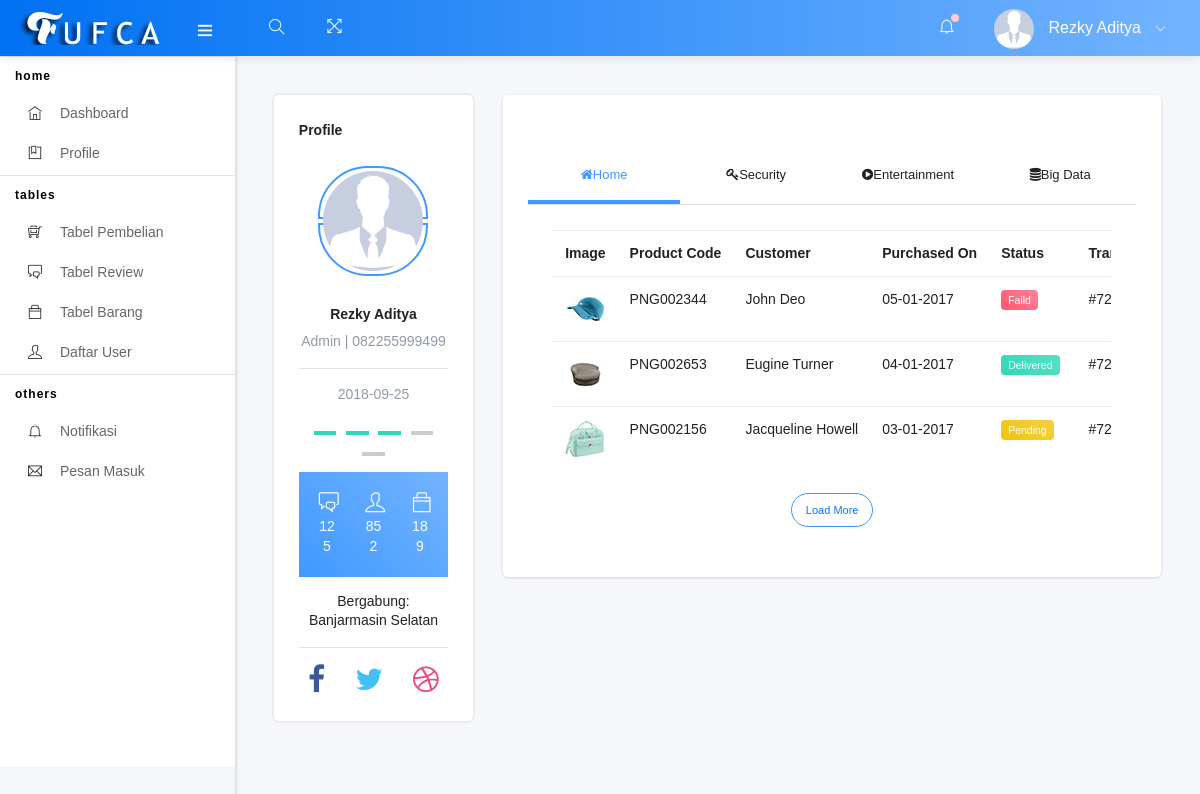
The app's page /admin/home/profile.php (signed in) with its own data.
### tables this page shows
CREATE TABLE `users_profile` (
  `id_users` int(11) NOT NULL,
  `id` int(11) DEFAULT NULL,
  `nama_users` varchar(50) NOT NULL,
  `telepon` varchar(13) DEFAULT NULL,
  `alamat` varchar(100) DEFAULT NULL,
  `foto` varchar(255) DEFAULT NULL,
  `jenis_kelamin` enum('L','P') DEFAULT NULL
);

CREATE TABLE `users` (
  `id` int(11) NOT NULL,
  `id_role` int(11) DEFAULT NULL,
  `username` varchar(50) DEFAULT NULL,
  `email` varchar(50) DEFAULT NULL,
  `password` varchar(255) DEFAULT NULL,
  `remember_token` varchar(100) DEFAULT NULL,
  `tgl_dibuat` date DEFAULT NULL,
  `status_aktif` int(1) DEFAULT NULL,
  `random_token` varchar(12) DEFAULT NULL
);

### admin/home/profile.php (the view, shortened to what this page needs)
<?php if (isset($_SESSION['__username'])): ?>
<!DOCTYPE html>
<html lang="en">
<head>
<?php require_once('layout/header.php'); ?>
</head>
  <body>
    <div id="pcoded" class="pcoded">
        <div class="pcoded-container navbar-wrapper">
           <nav class="navbar header-navbar pcoded-header">
               <?php require_once('layout/navigation.php'); ?>
           </nav>
            <div class="pcoded-main-container">
                <div class="pcoded-wrapper">
                    <nav class="pcoded-navbar">
                        <?php require_once('layout/menu.php'); ?>
                    </nav>
                    <div class="pcoded-content">
                        <div class="pcoded-inner-content">
                            <div class="main-body">
                                <div class="page-wrapper">
                                    <div class="page-body">
                                      <div class="row">
                                            <div class="col-md-3">
                                                <div class="card user-card">
                                                    <div class="card-header">
                                                        <h5>Profile</h5>
                                                    </div>
                                                    <div class="card-block">
                                                        <div class="usre-image">
                                                            <img src="../assets/images/<?php require_once('layout/session.php'); echo $profile->foto;?>" class="img-radius" width="100px" alt="User-Profile-Image">
                                                        </div>
                                                        <h6 class="f-w-600 m-t-25 m-b-10"><?php require_once('layout/session.php'); echo $profile->nama_users;?></h6>
                                                        <p class="text-muted"><?php if($profile->id_role==1){echo "Admin";} else{echo "Member";}?> | <?php echo $profile->telepon; ?></p>
                                                        <hr/>
                                                        <p class="text-muted m-t-15"><?php echo $profile->tgl_dibuat;?></p>
                                                        <ul class="list-unstyled activity-leval">
                                                            <li class="active"></li>
                                                            <li class="active"></li>
                                                            <li class="active"></li>
                                                            <li></li>
                                                            <li></li>
                                                        </ul>
                                                        <div class="bg-c-blue counter-block m-t-10 p-20">
                                                            <div class="row">
                                                                <div class="col-4">
                                                                    <i class="ti-comments"></i>
                                                                    <p>125</p>
                                                                </div>
                                                                <div class="col-4">
                                                                    <i class="ti-user"></i>
                                                                    <p>852</p>
                                                                </div>
                                                                <div class="col-4">
                                                                    <i class="ti-bag"></i>
                                                                    <p>189</p>
                                                                </div>
                                                            </div>
                                                        </div>
                                                        <p class="m-t-15">Bergabung: <?php echo $profile->alamat;?></p>
                                                        <hr/>
                                                        <div class="row justify-content-center user-social-link">
                                                            <div class="col-auto"><a href="#!"><i class="fa fa-facebook text-facebook"></i></a></div>
                                                            <div class="col-auto"><a href="#!"><i class="fa fa-twitter text-twitter"></i></a></div>
                                                            <div class="col-auto"><a href="#!"><i class="fa fa-dribbble text-dribbble"></i></a></div>
                                                        </div>
                                                    </div>
                                                </div>
                                            </div>
                                            <div class="col-md-9">
                                                <div class="card">
                                                    <div class="card-header">
                                                    </div>
                                                    <div class="card-block">
                                                    <ul class="nav nav-tabs md-tabs" role="tablist">
                                                            <li class="nav-item">
                                                                <a class="nav-link active" data-toggle="tab" href="#home3" role="tab"><i class="fa fa-home"></i>Home</a>
                                                                <div class="slide"></div>
                                                            </li>
                                                            <li class="nav-item">
                                                                <a class="nav-link" data-toggle="tab" href="#profile3" role="tab"><i class="fa fa-key"></i>Security</a>
                                                            </li>
                                                            <li class="nav-item">
                                                                <a class="nav-link" data-toggle="tab" href="#messages3" role="tab"><i class="fa fa-play-circle"></i>Entertainment</a>
                                                            </li>
                                                            <li class="nav-item">
                                                                <a class="nav-link" data-toggle="tab" href="#settings3" role="tab"><i class="fa fa-database"></i>Big Data</a>
                                                            </li>
                                                        </ul>
                                                        <div class="tab-content card-block">
                                                            <div class="tab-pane active" id="home3" role="tabpanel">
                                                                <div class="table-responsive">
                                                                    <table class="table">
                                                                        <tr>
                                                                            <th>Image</th>
                                                                            <th>Product Code</th>
                                                                            <th>Customer</th>
                                                                            <th>Purchased On</th>
                                                                            <th>Status</th>
                                                                            <th>Transaction ID</th>
                                                                        </tr>
                                                                        <tr>
                                                                            <td><img src="../assets/images/product/prod2.jpg" alt="prod img" class="img-fluid"></td>
                                                                            <td>PNG002344</td>
                                                                            <td>John Deo</td>
                                                                            <td>05-01-2017</td>
                                                                            <td><span class="label label-danger">Faild</span></td>
                                                                            <td>#7234486</td>
                                                                        </tr>
                                                                        <tr>
                                                                            <td><img src="../assets/images/product/prod3.jpg" alt="prod img" class="img-fluid"></td>
                                                                            <td>PNG002653</td>
                                                                            <td>Eugine Turner</td>
                                                                            <td>04-01-2017</td>
                                                                            <td><span class="label label-success">Delivered</span></td>
                                                                            <td>#7234417</td>
                                                                        </tr>
                                                                        <tr>
                                                                            <td><img src="../assets/images/product/prod4.jpg" alt="prod img" class="img-fluid"></td>
                                                                            <td>PNG002156</td>
                                                                            <td>Jacqueline Howell</td>
                                                                            <td>03-01-2017</td>
                                                                            <td><span class="label label-warning">Pending</span></td>
                                                                            <td>#7234454</td>
                                                                        </tr>
                                                                    </table>
                                                                </div>
                                                                <div class="text-center">
                                                                    <button class="btn btn-outline-primary btn-round btn-sm">Load More</button>
                                                                </div>
                                                            </div>
                                                        </div>
                                                    </div>
                                                </div>
                                            </div>
                                        </div>
                                    </div>
                                </div>
                            </div>
                        </div>
                    </div>
                </div>
            </div>
        </div>
</body>
</html>
<?php else: ?>
<?php header('location: ../users/login/login.php'); ?>
<?php endif; ?>

### admin/home/layout/navigation.php (shortened to what this page needs)
<div class="navbar-wrapper">
    <div class="navbar-logo">
        <a class="mobile-menu" id="mobile-collapse" href="#!">
            <i class="ti-menu"></i>
        </a>
        <a href="index.html">
            <img class="img-fluid" src="../assets/images/logo.png" alt="Theme-Logo" />
        </a>
    </div>
    <div class="navbar-container container-fluid">
        <ul class="nav-left">
            <li class="header-search">
                <div class="main-search morphsearch-search">
                    <div class="input-group">
                        <input type="text" class="form-control">
                        <span class="input-group-addon search-btn"><i class="ti-search"></i></span>
                    </div>
                </div>
            </li>
            <li>
                <a href="#!" onclick="javascript:toggleFullScreen()">
                    <i class="ti-fullscreen"></i>
                </a>
            </li>
        </ul>
        <ul class="nav-right">
            <li class="header-notification">
                <a href="#">
                    <i class="ti-bell"></i>
                    <span class="badge bg-c-pink"></span>
                </a>
                             <?php require_once('function.php'); echo get_notification();?>
            </li>
            <li class="user-profile header-notification">
                <a href="#!">
                    <img src="../assets/images/<?php require_once('session.php'); echo $profile->foto; ?>" class="img-radius" alt="User-Profile-Image">
                    <span><?php require_once('session.php'); echo $profile->nama_users; ?></span>
                    <i class="ti-angle-down"></i>
                </a>
            </li>
        </ul>
    </div>
</div>

### records on screen
users_profile: foto (placeholder picture), nama_users "Rezky Aditya", telepon "082255999499", id.tgl_dibuat "2018-09-25", alamat "Banjarmasin Selatan"
